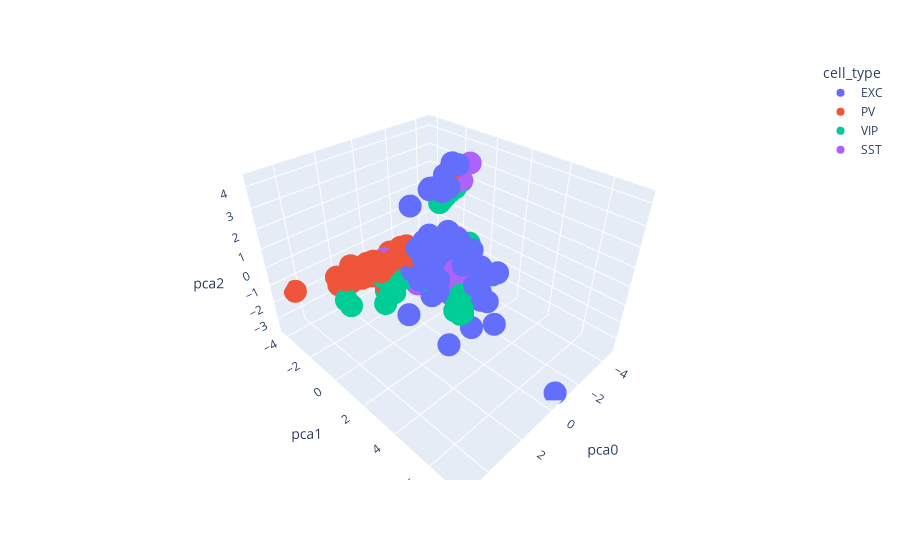

The notebook cell this image was saved under:
### Code cell
import plotly.express as px
fig = px.scatter_3d(pca_data, x='pca0', y='pca1', z='pca2',
              color='cell_type'
              
              )
fig.show()
